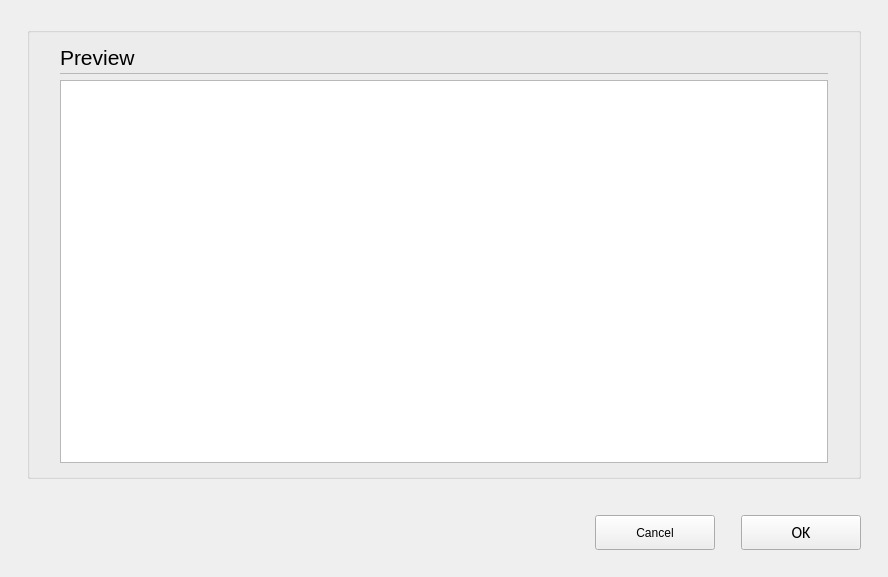
<?xml version="1.0" encoding="UTF-8"?>
<ui version="4.0">
 <class>C_SdNdeHalcDefUpdateDialog</class>
 <widget class="QWidget" name="C_SdNdeHalcDefUpdateDialog">
  <property name="geometry">
   <rect>
    <x>0</x>
    <y>0</y>
    <width>888</width>
    <height>577</height>
   </rect>
  </property>
  <property name="windowTitle">
   <string>C_SdNdeHalcDefUpdateDialog</string>
  </property>
  <layout class="QVBoxLayout" name="verticalLayout">
   <property name="leftMargin">
    <number>27</number>
   </property>
   <property name="topMargin">
    <number>27</number>
   </property>
   <property name="rightMargin">
    <number>27</number>
   </property>
   <property name="bottomMargin">
    <number>0</number>
   </property>
   <item>
    <widget class="stw::opensyde_gui_elements::C_OgeGbx" name="pc_GroupBoxGeneral">
     <property name="title">
      <string/>
     </property>
     <layout class="QVBoxLayout" name="verticalLayout_6">
      <property name="spacing">
       <number>0</number>
      </property>
      <property name="leftMargin">
       <number>30</number>
      </property>
      <property name="rightMargin">
       <number>30</number>
      </property>
      <property name="bottomMargin">
       <number>13</number>
      </property>
      <item>
       <layout class="QHBoxLayout" name="horizontalLayout_2" stretch="0,1">
        <property name="spacing">
         <number>6</number>
        </property>
        <item>
         <widget class="stw::opensyde_gui_elements::C_OgeLabHeadingGroupBold" name="pc_LabelHeadingPreview">
          <property name="minimumSize">
           <size>
            <width>0</width>
            <height>30</height>
           </size>
          </property>
          <property name="maximumSize">
           <size>
            <width>16777215</width>
            <height>30</height>
           </size>
          </property>
          <property name="font">
           <font>
            <family>Segoe UI</family>
            <pointsize>16</pointsize>
           </font>
          </property>
          <property name="text">
           <string>Preview</string>
          </property>
         </widget>
        </item>
        <item>
         <spacer name="horizontalSpacer_3">
          <property name="orientation">
           <enum>Qt::Horizontal</enum>
          </property>
          <property name="sizeHint" stdset="0">
           <size>
            <width>40</width>
            <height>1</height>
           </size>
          </property>
         </spacer>
        </item>
       </layout>
      </item>
      <item>
       <layout class="QHBoxLayout" name="horizontalLayout_3" stretch="0">
        <property name="spacing">
         <number>0</number>
        </property>
        <property name="topMargin">
         <number>1</number>
        </property>
        <property name="rightMargin">
         <number>0</number>
        </property>
        <property name="bottomMargin">
         <number>0</number>
        </property>
        <item>
         <widget class="stw::opensyde_gui_elements::C_OgeFraSeparator" name="pc_Frame">
          <property name="minimumSize">
           <size>
            <width>0</width>
            <height>1</height>
           </size>
          </property>
          <property name="maximumSize">
           <size>
            <width>16777215</width>
            <height>1</height>
           </size>
          </property>
          <property name="frameShape">
           <enum>QFrame::StyledPanel</enum>
          </property>
          <property name="frameShadow">
           <enum>QFrame::Raised</enum>
          </property>
         </widget>
        </item>
       </layout>
      </item>
      <item>
       <spacer name="verticalSpacer">
        <property name="orientation">
         <enum>Qt::Vertical</enum>
        </property>
        <property name="sizeType">
         <enum>QSizePolicy::Fixed</enum>
        </property>
        <property name="sizeHint" stdset="0">
         <size>
          <width>6</width>
          <height>6</height>
         </size>
        </property>
       </spacer>
      </item>
      <item>
       <widget class="stw::opensyde_gui_elements::C_OgeTebReport" name="pc_TextEditFlash"/>
      </item>
     </layout>
    </widget>
   </item>
   <item>
    <spacer name="pc_VerticalSpacerButtonsObove">
     <property name="orientation">
      <enum>Qt::Vertical</enum>
     </property>
     <property name="sizeType">
      <enum>QSizePolicy::Fixed</enum>
     </property>
     <property name="sizeHint" stdset="0">
      <size>
       <width>20</width>
       <height>30</height>
      </size>
     </property>
    </spacer>
   </item>
   <item>
    <layout class="QHBoxLayout" name="horizontalLayout">
     <item>
      <spacer name="horizontalSpacer_2">
       <property name="orientation">
        <enum>Qt::Horizontal</enum>
       </property>
       <property name="sizeHint" stdset="0">
        <size>
         <width>40</width>
         <height>20</height>
        </size>
       </property>
      </spacer>
     </item>
     <item>
      <widget class="stw::opensyde_gui_elements::C_OgePubCancel" name="pc_PushButtonCancel">
       <property name="minimumSize">
        <size>
         <width>120</width>
         <height>35</height>
        </size>
       </property>
       <property name="maximumSize">
        <size>
         <width>120</width>
         <height>35</height>
        </size>
       </property>
       <property name="text">
        <string>Cancel</string>
       </property>
      </widget>
     </item>
     <item>
      <spacer name="horizontalSpacer">
       <property name="orientation">
        <enum>Qt::Horizontal</enum>
       </property>
       <property name="sizeType">
        <enum>QSizePolicy::Fixed</enum>
       </property>
       <property name="sizeHint" stdset="0">
        <size>
         <width>20</width>
         <height>20</height>
        </size>
       </property>
      </spacer>
     </item>
     <item>
      <widget class="stw::opensyde_gui_elements::C_OgePubDialog" name="pc_PushButtonOk">
       <property name="minimumSize">
        <size>
         <width>120</width>
         <height>35</height>
        </size>
       </property>
       <property name="maximumSize">
        <size>
         <width>120</width>
         <height>35</height>
        </size>
       </property>
       <property name="font">
        <font>
         <family>Calibri</family>
         <pointsize>12</pointsize>
        </font>
       </property>
       <property name="text">
        <string>OK</string>
       </property>
      </widget>
     </item>
    </layout>
   </item>
   <item>
    <spacer name="verticalSpacer_2">
     <property name="orientation">
      <enum>Qt::Vertical</enum>
     </property>
     <property name="sizeType">
      <enum>QSizePolicy::Fixed</enum>
     </property>
     <property name="sizeHint" stdset="0">
      <size>
       <width>20</width>
       <height>27</height>
      </size>
     </property>
    </spacer>
   </item>
  </layout>
 </widget>
 <customwidgets>
  <customwidget>
   <class>stw::opensyde_gui_elements::C_OgeLabHeadingGroupBold</class>
   <extends>QLabel</extends>
   <header>C_OgeLabHeadingGroupBold.hpp</header>
  </customwidget>
  <customwidget>
   <class>stw::opensyde_gui_elements::C_OgeFraSeparator</class>
   <extends>QFrame</extends>
   <header>C_OgeFraSeparator.hpp</header>
   <container>1</container>
  </customwidget>
  <customwidget>
   <class>stw::opensyde_gui_elements::C_OgePubDialog</class>
   <extends>QPushButton</extends>
   <header>C_OgePubDialog.hpp</header>
  </customwidget>
  <customwidget>
   <class>stw::opensyde_gui_elements::C_OgeGbx</class>
   <extends>QGroupBox</extends>
   <header>C_OgeGbx.hpp</header>
   <container>1</container>
  </customwidget>
  <customwidget>
   <class>stw::opensyde_gui_elements::C_OgePubCancel</class>
   <extends>QPushButton</extends>
   <header>C_OgePubCancel.hpp</header>
  </customwidget>
  <customwidget>
   <class>stw::opensyde_gui_elements::C_OgeTebReport</class>
   <extends>QTextBrowser</extends>
   <header>C_OgeTebReport.hpp</header>
  </customwidget>
 </customwidgets>
 <resources/>
 <connections/>
</ui>
